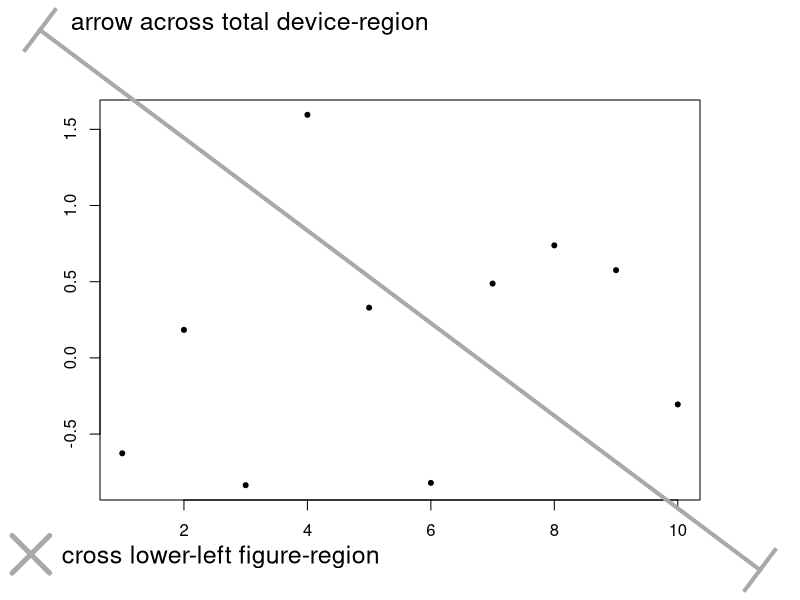
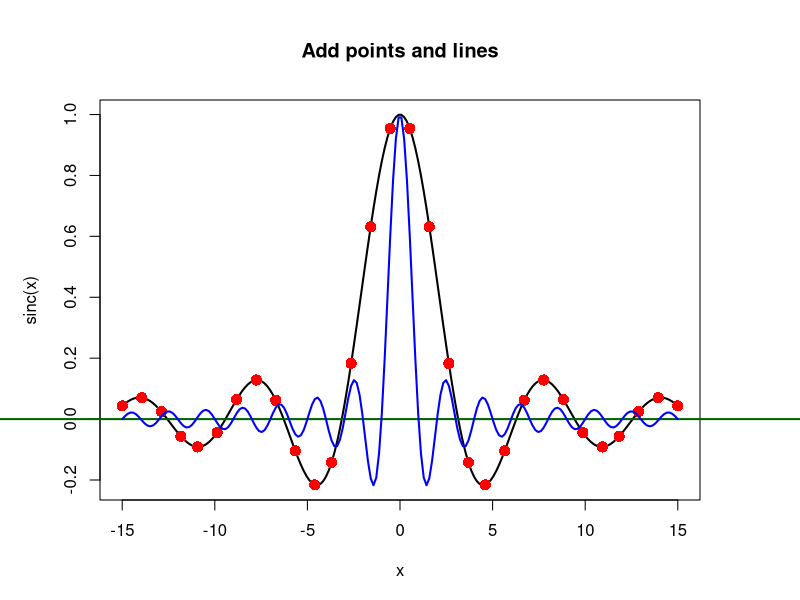
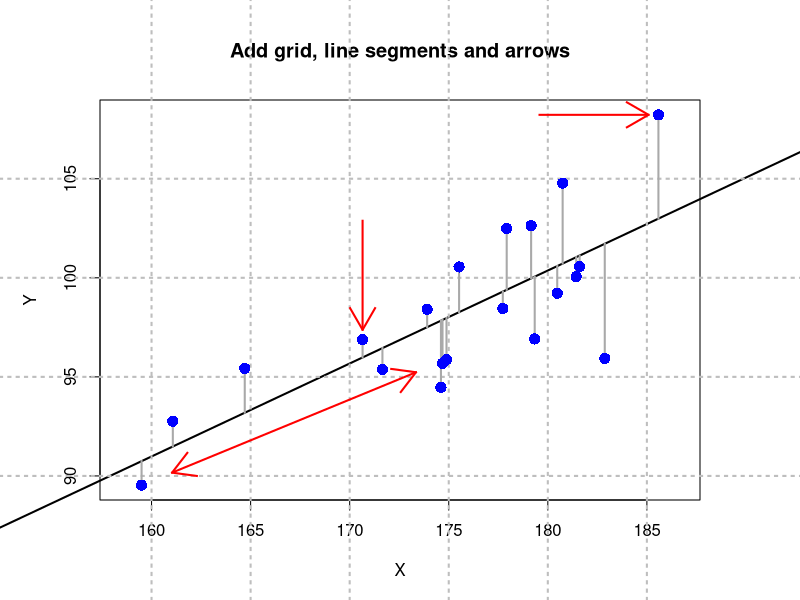
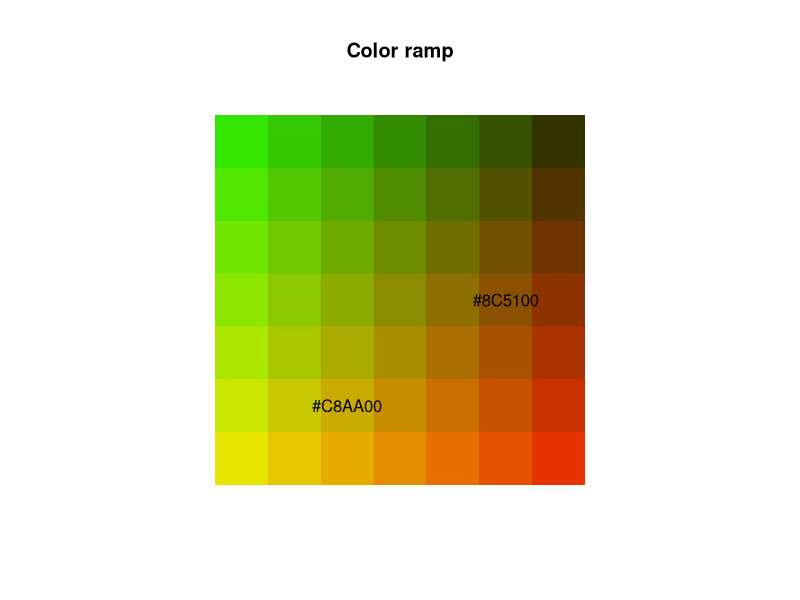
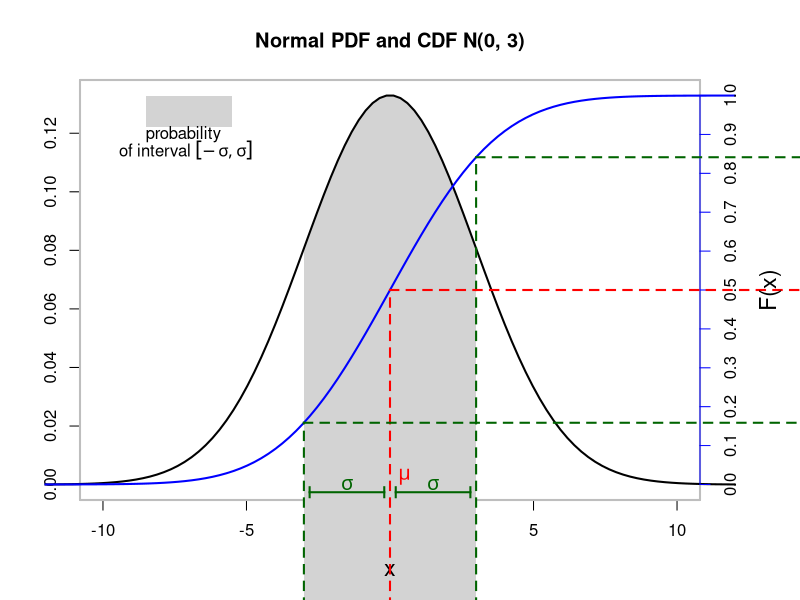
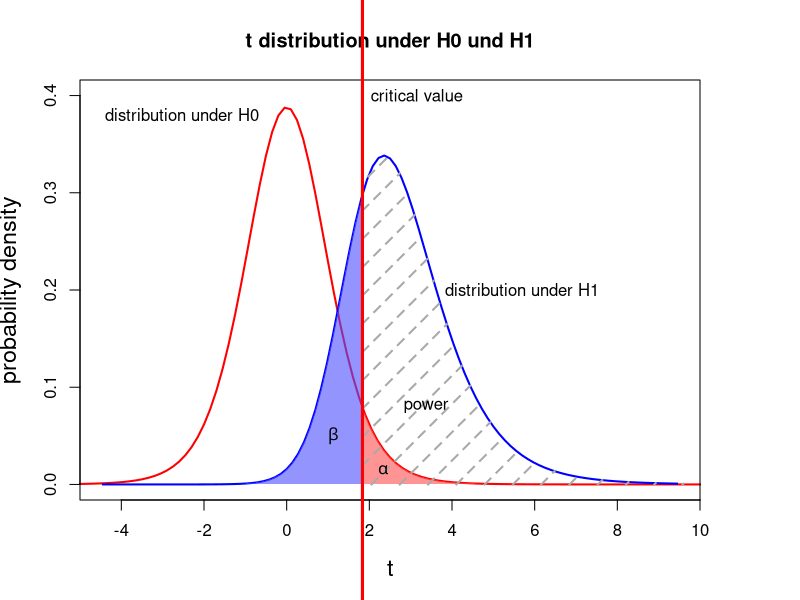
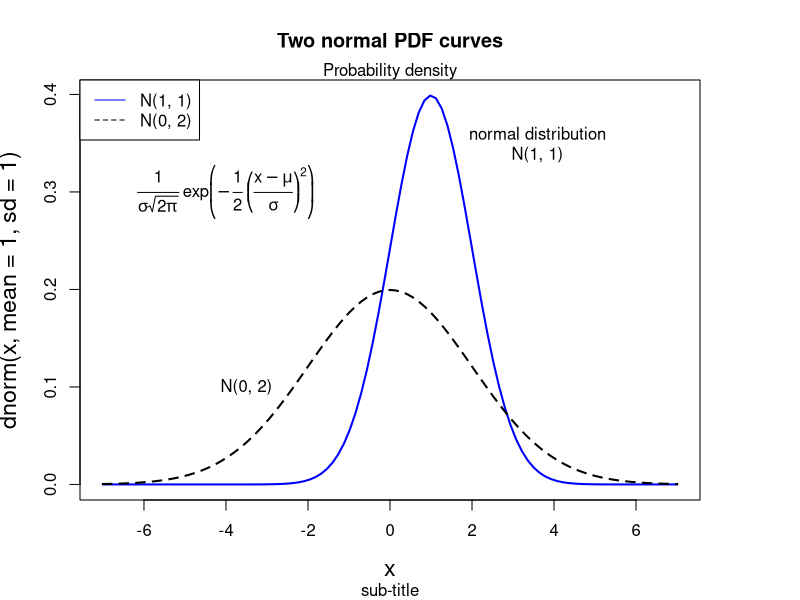
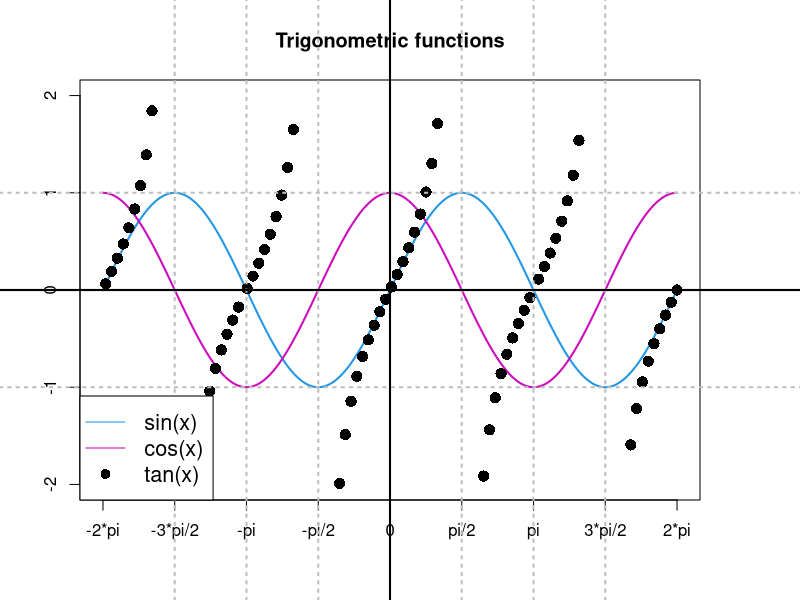

These charts were generated, in order, by the following R code:
## ---- chunk 1
wants <- c("Hmisc", "mvtnorm", "plotrix")
has   <- wants %in% rownames(installed.packages())
if(any(!has)) install.packages(wants[!has])
## ---- chunk 2
library(Hmisc)
set.seed(1.234)
par(xpd=NA, mar=c(5, 5, 5, 5))
plot(rnorm(10), xlab=NA, ylab=NA, pch=20)
pt1 <- cnvrt.coords(0, 0, input="fig")
pt1$usr
points(pt1$usr$x + 0.5, pt1$usr$y + 0.3, pch=4, lwd=5, cex=5, col="darkgray")
text(pt1$usr$x + 1, pt1$usr$y + 0.24, adj=c(0, 0), 
     labels="cross lower-left figure-region", cex=1.5)
pt2 <- cnvrt.coords(c(0.05, 0.95), c(0.95, 0.05), input="tdev")
pt2$usr
arrows(x0=pt2$usr$x[1], y0=pt2$usr$y[1],
       x1=pt2$usr$x[2], y1=pt2$usr$y[2], lwd=4, code=3,
       angle=90, lend=2, col="darkgray")
text(pt2$usr$x[1] + 0.5, pt2$usr$y[1], adj=c(0, 0),
     labels="arrow across total device-region", cex=1.5)
## ---- chunk 3
xA <- seq(-15, 15, length.out=200)
yA <- sin(xA) / xA                ## sinc function
plot(xA, yA, type="l", xlab="x", ylab="sinc(x)",
     main="Add points and lines", lwd=2)
abline(h=0, col="darkgreen", lwd=2)

idx <- round(seq(1, length(xA), length.out=30))
points(xA[idx], yA[idx], col="red", pch=16, cex=1.5)
yB <- sin(pi * xA) / (pi * xA)    ## normalized sinc function
lines(xA, yB, col="blue", type="l", lwd=2)
## ---- chunk 4
X    <- rnorm(20, 175, 7)
Y    <- 0.5*X + 10 + rnorm(20, 0, 4)
fit  <- lm(Y ~ X)
pred <- fitted(fit)

par(lend=2)
plot(Y ~ X, asp=1, type="n", main="Add grid, line segments and arrows")
abline(fit, lwd=2)
grid(lwd=2, col="gray")
segments(x0=X, y0=pred, x1=X, y1=Y, lwd=2, col="darkgray")
arrows(x0=c(X[1]-6,   X[3]),
       y0=c(Y[1],     Y[3]+6),
       x1=c(X[1]-0.5, X[3]),
       y1=c(Y[1],     Y[3]+0.5),
       col="red", lwd=2)
arrows(x0=X[4]+0.1*(X[7]-X[4]),
       y0=Y[4]+0.1*(Y[7]-Y[4]),
       x1=X[4]+0.9*(X[7]-X[4]),
       y1=Y[4]+0.9*(Y[7]-Y[4]), code=3, col="red", lwd=2)
points(Y ~ X, pch=16, cex=1.5, col="blue")
## ---- chunk 5
n      <- 7
len    <- 1/n
colsR  <- rep(seq(0.9, 0.2, length.out=n),  each=n)
colsG  <- rep(seq(0.9, 0.2, length.out=n), times=n)
cols   <- rgb(colsR, colsG, 0)
xLeft  <- rep(seq(0,   1-len, by=len), times=n)
yBot   <- rep(seq(0,   1-len, by=len),  each=n)
xRight <- rep(seq(len, 1,     by=len), times=n)
yTop   <- rep(seq(len, 1,     by=len),  each=n)

plot(c(0, 1), c(0, 1), axes=FALSE, xlab=NA, ylab=NA, type="n",
     asp=1, main="Color ramp")
rect(xLeft, yBot, xRight, yTop, border=NA, col=cols)
idx   <- c(10, 27)
xText <- xLeft[idx] + (xRight[idx]-xLeft[idx])/2
yText <- yBot[idx]  + (yTop[idx]  - yBot[idx])/2
text(xText, yText, labels=cols[idx])
## ---- chunk 6
mu    <- 0
sigma <- 3
xLims <- c(mu-4*sigma, mu+4*sigma)
X     <- seq(xLims[1], xLims[2], length.out=100)
Y     <- dnorm(X, mu, sigma)
selX  <- seq(mu-sigma, mu+sigma, length.out=100)
selY  <- dnorm(selX, mu, sigma)
cdf   <- pnorm(X, mu, sigma)

par(mar=c(5, 4, 4, 5), cex.lab=1.4)
plot(X, Y, type="n", xlim=xLims-c(-2, 2), xlab=NA, ylab=NA,
     main="Normal PDF and CDF N(0, 3)")
box(which="plot", col="gray", lwd=2)
polygon(c(selX, rev(selX)), c(selY, rep(-1, length(selX))),
        border=NA, col="lightgray")
lines(X, Y, lwd=2)
par(new=TRUE)
plot(X, cdf, xlim=xLims-c(-2, 2), type="l", lwd=2, col="blue", xlab="x",
     ylab=NA, axes=FALSE)
axis(side=4, at=seq(0, 1, by=0.1), col="blue")
segments(x0=c(mu-sigma, mu, mu+sigma),
         y0=c(-1, -1, -1),
         x1=c(mu-sigma, mu, mu+sigma),
         y1=c(pnorm(mu-sigma, mu, sigma), pnorm(mu, mu, sigma),
              pnorm(mu+sigma, mu, sigma)),
         lwd=2, col=c("darkgreen", "red", "darkgreen"), lty=2)
segments(x0=c(mu-sigma, mu, mu+sigma),
         y0=c(pnorm(mu-sigma, mu, sigma), pnorm(mu, mu, sigma),
              pnorm(mu+sigma, mu, sigma)),
         x1=xLims[2]+10,
         y1=c(pnorm(mu-sigma, mu, sigma), pnorm(mu, mu, sigma),
              pnorm(mu+sigma, mu, sigma)),
         lwd=2, col=c("darkgreen", "red", "darkgreen"), lty=2)
arrows(x0=c(mu-sigma+0.2, mu+sigma-0.2), y0=-0.02,
       x1=c(mu-0.2, mu+0.2),             y1=-0.02,
       code=3, angle=90, length=0.05, lwd=2, col="darkgreen")
mtext(text="F(x)", side=4, line=3, cex=1.4)
rect(-8.5, 0.92, -5.5, 1.0, col="lightgray", border=NA)
text(-7.2, 0.9, labels="probability")
text(-7.1, 0.86, expression(of~interval~group("[", list(-sigma, sigma), "]")))
text(mu-sigma/2, 0,    expression(sigma), col="darkgreen", cex=1.2)
text(mu+sigma/2, 0,    expression(sigma), col="darkgreen", cex=1.2)
text(mu+0.5,     0.02, expression(mu),    col="red",       cex=1.2)
## ---- chunk 7
N      <- 10
muH0   <- 0
muH1   <- 1.6
alpha  <- 0.05
sigma  <- 2
## ---- chunk 8
(d <- (muH1-muH0) / sigma)
(delta <- (muH1-muH0) / (sigma/sqrt(N)))
(tCrit <- qt(1-alpha, N-1))
(powT <- 1-pt(tCrit, N-1, delta))
xLims <- c(-5, 10)
## ---- chunk 9
tLeft  <- seq(xLims[1], tCrit, length.out=100)
tRight <- seq(tCrit, xLims[2], length.out=100)
yH0r   <- dt(tRight, N-1, 0)
yH1l   <- dt(tLeft,  N-1, delta)
yH1r   <- dt(tRight, N-1, delta)
## ---- chunk 10
curve(dt(x, N-1, 0), xlim=xLims, ylim=c(0, 0.4), lwd=2, col="red",
      xlab="t", ylab="probability density",
      main="t distribution under H0 und H1", xaxs="i")
curve(dt(x, N-1, delta), lwd=2, col="blue", add=TRUE)
polygon(c(tRight, rev(tRight)), c(yH0r, numeric(length(tRight))),
        border=NA, col=rgb(1, 0.3, 0.3, 0.6))
polygon(c(tLeft, rev(tLeft)),  c(yH1l, numeric(length(tLeft))),
        border=NA, col=rgb(0.3, 0.3, 1, 0.6))
polygon(c(tRight, rev(tRight)), c(yH1r, numeric(length(tRight))),
        border=NA, density=5, lty=2, lwd=2, angle=45, col="darkgray")
abline(v=tCrit, lty=1, lwd=3, col="red")
text(tCrit+0.2, 0.4,  adj=0, labels="critical value")
text(tCrit-2.5, 0.38, adj=1, labels="distribution under H0")
text(tCrit+2,   0.2,  adj=0, labels="distribution under H1")
text(tCrit+1.0, 0.08, adj=0, labels="power")
text(tCrit-0.7, 0.05,  expression(beta))
text(tCrit+0.5, 0.015, expression(alpha))
## ---- chunk 11
mu    <- 0
sigma <- 2
curve(dnorm(x, mean=1, sd=1), from=-7, to=7, col="blue", lwd=2, cex.lab=1.4)
curve((1/(sigma*sqrt(2*pi))) * exp(-0.5*(((x-mu)/sigma)^2)), add=TRUE, lwd=2, lty=2)
title(main="Two normal PDF curves", sub="sub-title")
legend(x="topleft", legend=c("N(1, 1)", "N(0, 2)"), col=c("blue", "black"),
       lty=c(1, 2))
text(x=3.6,  y=0.35, labels="normal distribution\nN(1, 1)")
text(x=-3.5, y=0.1 , labels="N(0, 2)")
mtext(text="Probability density", side=3)
text(-4, 0.3, expression(frac(1, sigma*sqrt(2*pi))~exp*bgroup("(", -frac(1, 2)~bgroup("(", frac(x-mu, sigma), ")")^2, ")")))
## ---- chunk 12
vec <- seq(from=-2*pi, to=2*pi, length.out=200)
mat <- cbind(sin(vec), cos(vec))
pts <- tan(vec)
pts <- ifelse(abs(pts) > 2, NA, pts)
idx <- round(seq(0, length(vec), length.out=100))

matplot(vec, mat, ylim=c(-2, 2), lwd=2, col=c(12, 14),
        type="l", lty=1, xaxt="n", xlab=NA, ylab=NA,
        main="Trigonometric functions")
points(vec[idx], pts[idx], pch=16, cex=1.5, col=17)
xTicks  <- seq(from=-2*pi, to=2*pi, by=pi/2)
xLabels <- c("-2*pi", "-3*pi/2", "-pi", "-pi/2", "0", "pi/2", "pi", "3*pi/2", "2*pi")
axis(side=1, at=xTicks, labels=xLabels)
abline(h=c(-1, 0, 1), v=seq(from=-3*pi/2, to=3*pi/2, by=pi/2), col="gray", lty=3, lwd=2)
abline(h=0, v=0, lwd=2)
legend(x="bottomleft", legend=c("sin(x)", "cos(x)", "tan(x)"), cex=1.3,
       lty=c(1, 1, NA), pch=c(NA, NA, 16), col=c(12, 14, 17), bg="white")
## ---- chunk 13
Nj <- c(15, 20, 18, 22)
P  <- length(Nj)
DV <- rnorm(sum(Nj), rep(c(30, 20, 25, 15), Nj), 8)
IV <- factor(rep(1:P, Nj))
Mj <- tapply(DV, IV, FUN=mean)
Sj <- tapply(DV, IV, FUN=sd)
ciWidths <- qt(0.975, df=Nj-1) * Sj / sqrt(Nj)
## ---- chunk 14
library(plotrix)
stripchart(DV ~ IV, method="jitter", xlab="Group",
           main="Data und confidence intervals", xaxt="n",
           col="darkgray", ylim=c(0, 40), pch=16, vert=TRUE)
plotCI(x=Mj, uiw=ciWidths, sfrac=0, col="blue",
       cex=2, lwd=3, pch=16, add=TRUE)
axis(side=1, at=1:P, labels=LETTERS[1:P])
## ---- chunk 15
Mj1 <- c(2, 3, 6, 3, 5)
Sj1 <- c(1.7, 1.8, 1.7, 1.9, 1.8)
Mj2 <- c(4, 3, 2, 1, 3)
Sj2 <- c(1.4, 1.7, 1.7, 1.3, 1.5)
Q   <- length(Mj1)
## ---- chunk 16
xOff <- 0.1
plotCI(y=c(Mj1, Mj2), x=c((1:Q)-xOff, (1:Q)+xOff), uiw=c(Sj1, Sj2),
       xlab="Factor A", ylab="Means", ylim=c(0, 8),
       main="Means and SDs in a 5x2 Design", pch=20, cex=2, lwd=2,
       col=rep(c("blue", "red"), each=5), lty=rep(1:2, each=Q))
legend(x="topleft", legend=c("B-1", "B-2"), pch=c(19, 19),
       col=c("blue", "red"))
## ---- chunk 17
barsX <- barplot(height=Mj, ylim=c(0, 40), xaxt="n", xlab="Group",
                 ylab="Means", main="Means and confidence intervals")
axis(side=1, at=barsX, labels=LETTERS[1:P])
limHi <- Mj + ciWidths
limLo <- Mj - ciWidths
arrows(x0=barsX, y0=limLo, x1=barsX, y1=limHi, code=3, angle=90,
       length=0.1, col="blue", lwd=2)
## ---- chunk 18
pxSq  <- 6
colsR <- rep(0.4, pxSq^2)
colsG <- rep(seq(0, 1, length.out=pxSq), times=pxSq)
colsB <- rep(seq(0, 1, length.out=pxSq), each=pxSq)
arrSq <- array(c(colsR, colsG, colsB), c(pxSq, pxSq, 3))
sqIm  <- as.raster(arrSq)
## ---- chunk 19
pxG    <- 500
alpha  <- 0.4
beta   <- min(1-alpha, 1+alpha)
freq   <- 3
vals   <- rep(seq(-2*pi, 2*pi, length.out=pxG), pxG)
x      <- matrix(vals, nrow=pxG, byrow=TRUE)
y      <- matrix(vals, nrow=pxG, byrow=FALSE)
phi    <- alpha*x + beta*y
cosMat <- 0.5*cos(freq*phi) + 0.5
## ---- chunk 20
library(mvtnorm)
mu       <- c(0, 0)
sigma    <- diag(2)*9
gaussVal <- dmvnorm(cbind(c(x), c(y)), mu, sigma)
gaussMat <- matrix(gaussVal, nrow=pxG) / max(gaussVal)
gabIm    <- as.raster(cosMat*gaussMat)
## ---- chunk 21
plot(c(0, 1), c(0, 1), type="n", main="Bitmaps", xlab="", ylab="", asp=1)
rasterImage(sqIm,  0,   0,   0.4, 0.4, angle=0,  interpolate=FALSE)
rasterImage(gabIm, 0.5, 0.3, 1.1, 0.9, angle=10, interpolate=TRUE)
## ---- chunk 22
try(detach(package:Hmisc))
try(detach(package:survival))
try(detach(package:splines))
try(detach(package:mvtnorm))
try(detach(package:plotrix))
